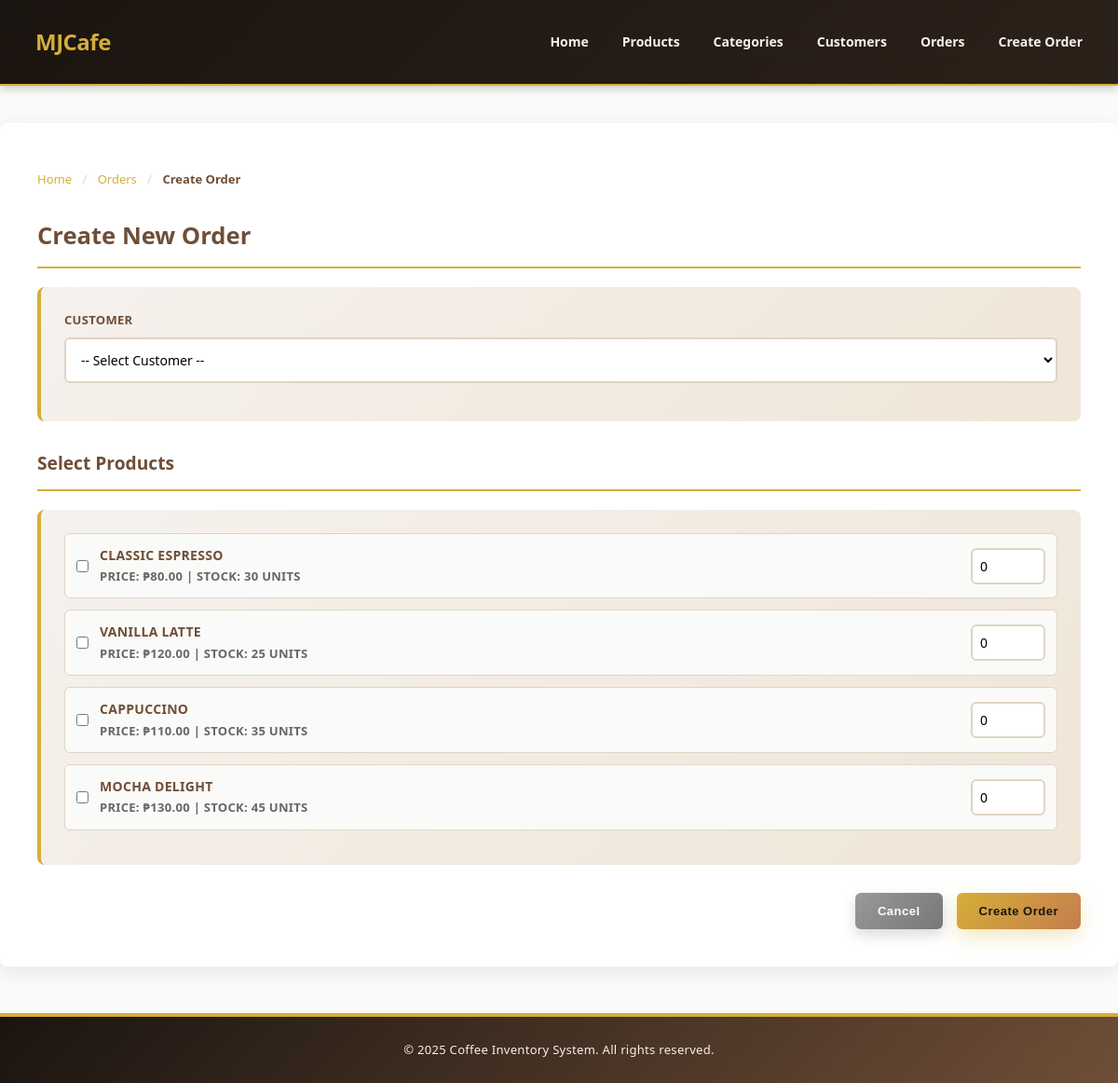
Screenshot of /create_order.php with the database file from the repository.
### tables this page shows
CREATE TABLE `products` (
  `product_id` int(11) NOT NULL,
  `product_name` varchar(255) NOT NULL,
  `price` decimal(10,2) NOT NULL,
  `category_id` int(11) NOT NULL,
  `image` varchar(255) DEFAULT NULL,
  `stock` int(11) DEFAULT 0
);

### create_order.php (the view, shortened to what this page needs)
<?php
include 'database.php';
?>
<!DOCTYPE html>
<html>
<head>
    <link rel="stylesheet" href="style.css">
</head>
<body>
<?php include 'header.php'; ?>
<div class="container">
    <div class="breadcrumb">
        <span class="breadcrumb-item"><a href="home.php">Home</a></span>
        <span class="breadcrumb-separator">/</span>
        <span class="breadcrumb-item"><a href="view_orders.php">Orders</a></span>
        <span class="breadcrumb-separator">/</span>
        <span class="breadcrumb-item active">Create Order</span>
    </div>
    <h2>Create New Order</h2>
    <form method="post">
        <div style="background: linear-gradient(135deg, var(--cream) 0%, #f0e6d8 100%); padding: 25px; border-radius: 8px; margin-bottom: 30px; border-left: 4px solid var(--secondary-gold);">
            <label>Customer</label>
            <select name="customer_id" required>
                <option value="">-- Select Customer --</option>
            </select>
        </div>
        <h3 style="color: var(--primary-brown); font-size: 1.2em; margin-bottom: 20px; border-bottom: 2px solid var(--secondary-gold); padding-bottom: 12px;">Select Products</h3>
        <div style="background: linear-gradient(135deg, var(--cream) 0%, #f0e6d8 100%); padding: 25px; border-radius: 8px; border-left: 4px solid var(--secondary-gold);">
            <?php
            $products = $conn->query("SELECT * FROM products");
            while($prod = $products->fetch_assoc()):
            ?>
                <div class="order-product">
                    <input type="checkbox" name="product_id[]" value="<?php echo $prod['product_id']; ?>">
                    <label>
                        <strong><?php echo $prod['product_name']; ?></strong><br>
                        <span style="font-size: 13px; color: #666;">Price: ₱<?php echo number_format($prod['price'], 2); ?> | Stock: <?php echo $prod['stock']; ?> units</span>
                    </label>
                    <input type="number" name="quantity[<?php echo $prod['product_id']; ?>]" min="0" value="0" placeholder="Qty">
                </div>
            <?php endwhile; ?>
        </div>
        <div style="display: flex; gap: 15px; margin-top: 30px; justify-content: flex-end;">
            <a href="view_orders.php"><button type="button" class="btn" style="background: linear-gradient(135deg, #999 0%, #777 100%); color: white; box-shadow: 0 6px 15px rgba(0, 0, 0, 0.15);">Cancel</button></a>
            <input type="submit" name="submit" value="Create Order" style="background: linear-gradient(135deg, var(--secondary-gold) 0%, var(--accent-warm) 100%); color: var(--primary-dark); box-shadow: 0 8px 20px rgba(212, 175, 55, 0.3);">
        </div>
    </form>
</div>
<?php include 'footer.php'; ?>
</body>
</html>

### style.css (style rules this page uses)
:root { --primary-dark: #1a1410; --primary-brown: #6f4e37; --secondary-gold: #d4af37; --accent-warm: #c67c4e; --cream: #f5f1ed; --text-dark: #1a1410; --text-light: #8d6e63; --bg-light: #fafaf8; --bg-white: #ffffff; --border-color: #e0d4c4; --success: #4caf50; --danger: #f44336; }
* { margin: 0; padding: 0; box-sizing: border-box; }
body { font-family: 'Segoe UI', Tahoma, Geneva, Verdana, sans-serif; background: var(--bg-light); color: var(--text-dark); line-height: 1.6; scroll-behavior: smooth; }
.container { max-width: 1200px; margin: 40px auto; background: var(--bg-white); padding: 40px; border-radius: 8px; box-shadow: 0 6px 20px rgba(0, 0, 0, 0.08); }
h1, h2 { color: var(--primary-brown); margin-bottom: 20px; }
h2 { font-size: 1.6em; border-bottom: 2px solid var(--secondary-gold); padding-bottom: 12px; }
h3 { color: var(--primary-brown); font-size: 1.1em; margin-bottom: 15px; }
form label { font-weight: 700; color: var(--primary-brown); margin-bottom: 8px; display: block; font-size: 13px; text-transform: uppercase; letter-spacing: 0.3px; }
input[type="text"], input[type="email"], input[type="number"], input[type="file"], select { width: 100%; padding: 12px; margin-bottom: 16px; border-radius: 6px; border: 2px solid var(--border-color); font-size: 14px; transition: border 0.3s ease, box-shadow 0.3s ease; font-family: inherit; background: var(--bg-white); }
button, input[type="submit"], .btn, .btn-primary { background: linear-gradient(135deg, var(--secondary-gold) 0%, var(--accent-warm) 100%); color: var(--primary-dark); border: none; padding: 12px 24px; border-radius: 6px; cursor: pointer; font-size: 13px; font-weight: 700; transition: transform 0.3s ease, box-shadow 0.3s ease; text-decoration: none; display: inline-block; text-align: center; letter-spacing: 0.5px; }
.breadcrumb { margin-bottom: 20px; padding: 10px 0; font-size: 13px; }
.breadcrumb-item { color: var(--text-light); }
.breadcrumb-item a { color: var(--secondary-gold); text-decoration: none; transition: color 0.3s ease; }
.breadcrumb-item.active { color: var(--primary-brown); font-weight: 700; }
.breadcrumb-separator { margin: 0 8px; color: var(--border-color); }
.order-product { display: flex; align-items: center; margin-bottom: 12px; gap: 12px; padding: 12px; background: var(--bg-light); border-radius: 6px; border: 1px solid var(--border-color); transition: all 0.3s ease; }
.order-product input[type="checkbox"] { cursor: pointer; accent-color: var(--secondary-gold); }
.order-product label { margin: 0; flex: 1; cursor: pointer; font-weight: 600; font-size: 14px; }
.order-product input[type="number"] { width: 80px; margin: 0; padding: 8px; }

### rows the page displays
products: product_name "CLASSIC ESPRESSO", price "80.00", stock "30"
products: product_name "VANILLA LATTE", price "120.00", stock "25"
products: product_name "CAPPUCCINO", price "110.00", stock "35"
products: product_name "MOCHA DELIGHT", price "130.00", stock "45"
